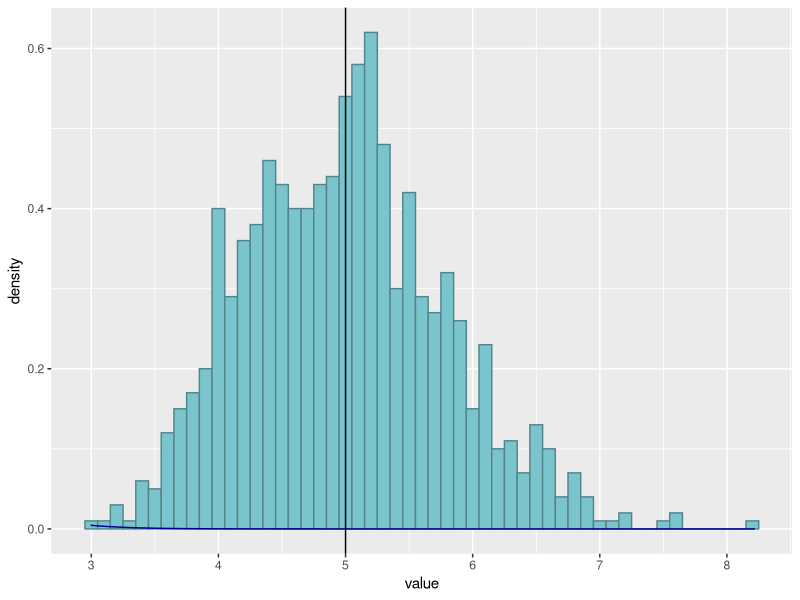
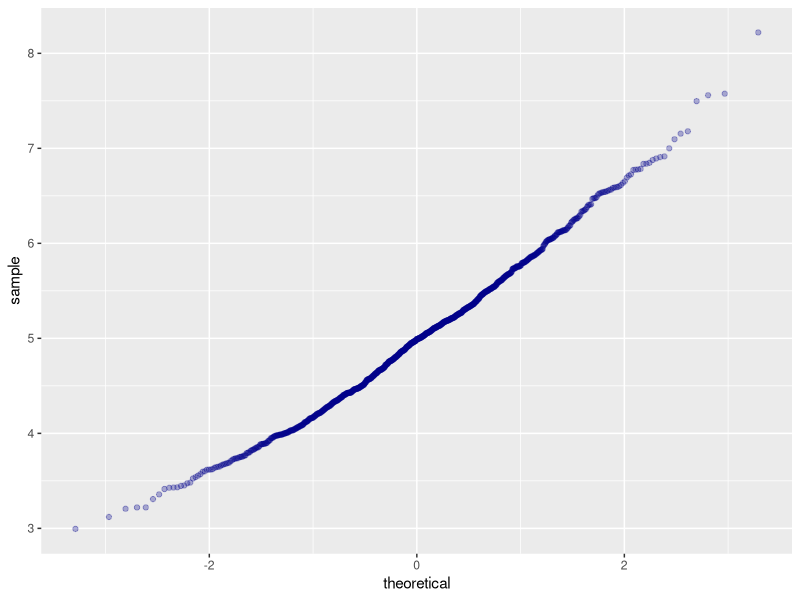

The R script that drew these images, in order:
## ---- chunk 1
lambda = 0.2
n = 40
set.seed(0)
sample_means = NULL
for (i in 1:1000) {
  sample_means = c(sample_means, mean(rexp(n, lambda)))
}
## ---- chunk 2
mu_hat = mean(sample_means)
mu_hat

mu_true = 1 / lambda
mu_true
## ---- chunk 3
sigma2_hat = var(sample_means)
sigma2_hat

sd = 1 / lambda
sigma2_true = sd ^ 2 / n
sigma2_true
## ---- chunk 4
library(ggplot2)
## ---- chunk 5
ggplot(data=data.frame(value=sample_means), aes(x=value)) + 
  geom_histogram(aes(y=..density..), fill=I("cadetblue3"), binwidth=0.1, color=I("cadetblue4")) + 
  stat_function(fun=dnorm, arg=list(mean=mu_true, sd=sqrt(sigma2_true)), color=I("darkblue")) +
  geom_vline(xintercept=mu_true, color=I("black"))
## ---- chunk 6
ggplot(data.frame(value=sample_means), aes(sample=value)) + 
  geom_point(stat="qq", color=I("darkblue"), alpha=0.3)
